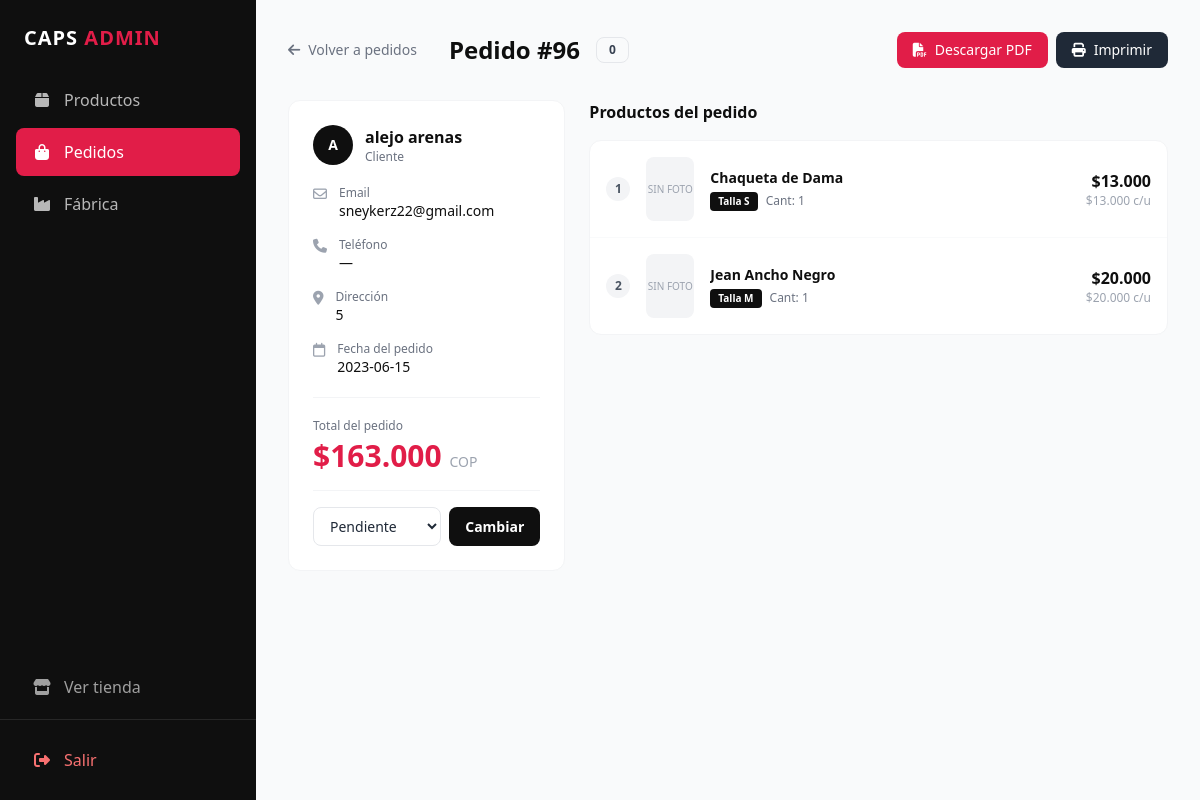
Screenshot of /panel/pedidos/ver.php?id=96 (signed in) with the database file from the repository.
### tables this page shows
CREATE TABLE `pedidos` (
  `id` int(11) NOT NULL,
  `cliente_id` int(11) NOT NULL,
  `total` float NOT NULL,
  `fecha` date NOT NULL,
  `estado` int(11) NOT NULL
);

CREATE TABLE `clientes` (
  `id` int(11) NOT NULL,
  `nombre` varchar(100) NOT NULL,
  `apellidos` varchar(200) NOT NULL,
  `email` varchar(200) NOT NULL,
  `telefono` float NOT NULL,
  `direccion` varchar(200) NOT NULL,
  `pedido_id` int(11) NOT NULL
);

CREATE TABLE `detalle_pedidos` (
  `id` int(11) NOT NULL,
  `pedido_id` int(11) NOT NULL,
  `producto_id` int(11) NOT NULL,
  `precio` float NOT NULL,
  `talla` varchar(5) NOT NULL,
  `cantidad` int(11) NOT NULL
);

CREATE TABLE `productos` (
  `id` int(11) NOT NULL,
  `referencia` varchar(200) NOT NULL,
  `categoria_id` varchar(200) NOT NULL,
  `foto` varchar(200) NOT NULL,
  `tallas` varchar(200) NOT NULL,
  `precio` float NOT NULL,
  `stock` int(11) NOT NULL,
  `estado` tinyint(1) NOT NULL,
  `fecha` date NOT NULL,
  `descripcion` varchar(200) NOT NULL
);

### src/Helpers/Paths.php (called while the page is built, shortened)
<?php
if (!function_exists('project_path')) {
    function project_path($path = '')
    {
        $basePath = dirname(__DIR__, 2);
        return $basePath . '/' . ltrim($path, '/');
    }
}
if (!function_exists('config_path')) {
    function config_path($path = '')
    {
        return project_path('config/' . ltrim($path, '/'));
    }
}

### src/Models/Pedidos.php (called while the page is built, shortened)
<?php
require_once __DIR__ . '/../Helpers/Paths.php';
class pedidos
{
    private $cn = null;
    public function __construct()
    {
        $this->config = parse_ini_file(config_path('config.ini'));
        $this->cn = new PDO($this->config['dns'], $this->config['usuario'], $this->config['clave'], array(
            PDO::MYSQL_ATTR_INIT_COMMAND => 'SET NAMES utf8'
        ));
    }
    public function mostrarPorId(int $id): array|false
    {
        $sql = "SELECT p.id, nombre, apellidos, email, total, fecha, direccion, estado FROM pedidos p
        INNER JOIN clientes c ON p.cliente_id = c.id WHERE p.id = :id";
        $resultado = $this->cn->prepare($sql);
        $_array = array(
            ':id' => $id
        );
        if ($resultado->execute($_array))
            return  $resultado->fetch();
        return false;
    }
    public function mostrarDetallePorIdPedido(int $id): array|false
    {
        $sql = "SELECT
                dp.id,
                pe.referencia,
                dp.precio,
                dp.cantidad,
                pe.foto,
                dp.talla
                FROM detalle_pedidos dp
                INNER JOIN productos pe ON pe.id= dp.producto_id
                WHERE dp.pedido_id = :id";
        $resultado = $this->cn->prepare($sql);
        $_array = array(
            ':id' => $id
        );
        if ($resultado->execute($_array))
            return  $resultado->fetchAll();
        return false;
    }
}

### panel/pedidos/ver.php (the view, shortened to what this page needs)
<?php
$id = isset($_GET['id']) ? (int)$_GET['id'] : 0;
$pedido = new capsweb\pedidos;
$info_pedido = $pedido->mostrarPorId($id);
$info_detalle_pedido = $pedido->mostrarDetallePorIdPedido($id);
$estadoBadge = [
    'Pendiente'  => 'bg-yellow-50 text-yellow-700 border-yellow-200',
    'Enviado'    => 'bg-blue-50 text-blue-700 border-blue-200',
    'Completado' => 'bg-green-50 text-green-700 border-green-200',
    'Cancelado'  => 'bg-red-50 text-red-700 border-red-200',
];
$estados = ['Pendiente','Enviado','Completado','Cancelado'];
$est = $info_pedido['estado'] ?? 'Pendiente';
?>
<!DOCTYPE html>
<html lang="es">
<head>
  <script src="https://cdn.tailwindcss.com"></script>
  <link rel="stylesheet" href="https://cdnjs.cloudflare.com/ajax/libs/font-awesome/6.5.0/css/all.min.css">
</head>
<body class="bg-gray-50 text-gray-800">
<div class="flex min-h-screen">
<?php $activePage = 'pedidos'; include __DIR__ . '/../templates/sidebar.php'; ?>
<main class="flex-1 p-6 lg:p-8 overflow-y-auto">
  <div class="flex flex-col sm:flex-row sm:items-center gap-4 mb-8 no-print">
    <a href="index.php" class="inline-flex items-center text-gray-500 hover:text-brand-accent transition text-sm"><i class="fa-solid fa-arrow-left mr-2"></i>Volver a pedidos</a>
    <h1 class="text-2xl font-black text-brand-900 sm:ml-4">Pedido #<?= $id ?></h1>
    <span class="inline-block px-3 py-1 rounded-lg text-xs font-bold border <?= $estadoBadge[$est] ?? 'bg-gray-50 text-gray-700 border-gray-200' ?>"><?= $est ?></span>
    <div class="sm:ml-auto flex gap-2">
      <a href="pdf.php?id=<?= $id ?>" class="bg-brand-accent text-white px-4 py-2 rounded-lg text-sm hover:bg-rose-700 transition no-print flex items-center gap-2" download><i class="fa-solid fa-file-pdf"></i>Descargar PDF</a>
      <button onclick="window.print()" class="bg-gray-800 text-white px-4 py-2 rounded-lg text-sm hover:bg-gray-700 transition no-print flex items-center gap-2"><i class="fa-solid fa-print"></i>Imprimir</button>
    </div>
  </div>
  <div class="grid grid-cols-1 lg:grid-cols-3 gap-6">
    <div class="bg-white rounded-xl border border-gray-100 p-6 h-fit">
      <div class="flex items-center gap-3 mb-5">
        <div class="w-10 h-10 rounded-full bg-brand-900 text-white flex items-center justify-center font-bold text-sm">
          <?= strtoupper(substr($info_pedido['nombre'] ?? 'U', 0, 1)) ?>
        </div>
        <div>
          <h2 class="font-bold text-brand-900"><?= htmlspecialchars(($info_pedido['nombre'] ?? '') . ' ' . ($info_pedido['apellidos'] ?? '')) ?></h2>
          <p class="text-xs text-gray-500">Cliente</p>
        </div>
      </div>
      <div class="space-y-4 text-sm">
        <div class="flex items-start gap-3">
          <i class="fa-regular fa-envelope text-gray-400 mt-0.5"></i>
          <div><p class="text-gray-500 text-xs">Email</p><p class="font-medium text-brand-900"><?= htmlspecialchars($info_pedido['email'] ?? '') ?></p></div>
        </div>
        <div class="flex items-start gap-3">
          <i class="fa-solid fa-phone text-gray-400 mt-0.5"></i>
          <div><p class="text-gray-500 text-xs">Teléfono</p><p class="font-medium text-brand-900"><?= htmlspecialchars($info_pedido['telefono'] ?? '—') ?></p></div>
        </div>
        <div class="flex items-start gap-3">
          <i class="fa-solid fa-location-dot text-gray-400 mt-0.5"></i>
          <div><p class="text-gray-500 text-xs">Dirección</p><p class="font-medium text-brand-900"><?= htmlspecialchars($info_pedido['direccion'] ?? '') ?></p></div>
        </div>
        <div class="flex items-start gap-3">
          <i class="fa-regular fa-calendar text-gray-400 mt-0.5"></i>
          <div><p class="text-gray-500 text-xs">Fecha del pedido</p><p class="font-medium text-brand-900"><?= htmlspecialchars($info_pedido['fecha'] ?? '') ?></p></div>
        </div>
      </div>
      <div class="border-t border-gray-100 mt-5 pt-5">
        <p class="text-gray-500 text-xs mb-1">Total del pedido</p>
        <p class="text-3xl font-black text-brand-accent">$<?= number_format($info_pedido['total'] ?? 0, 0, ',', '.') ?> <span class="text-sm text-gray-400 font-normal">COP</span></p>
      </div>
      <div class="border-t border-gray-100 mt-4 pt-4 no-print">
        <form method="POST" action="" class="flex gap-2">
          <select name="estado" class="flex-1 border border-gray-200 rounded-lg px-3 py-2 text-sm outline-none focus:border-brand-accent bg-white">
            <?php foreach ($estados as $e) { ?>
              <option value="<?= $e ?>" <?= $est === $e ? 'selected' : '' ?>><?= $e ?></option>
            <?php } ?>
          </select>
          <button type="submit" class="bg-brand-900 text-white px-4 py-2 rounded-lg text-sm font-bold hover:bg-gray-800 transition">Cambiar</button>
        </form>
      </div>
    </div>
    <div class="lg:col-span-2">
      <h2 class="font-bold text-brand-900 mb-4">Productos del pedido</h2>
      <div class="bg-white rounded-xl border border-gray-100 overflow-hidden">
        <?php if (count($info_detalle_pedido) > 0) { $c = 0; foreach ($info_detalle_pedido as $item) { $c++; $total = $item['precio'] * $item['cantidad']; ?>
          <div class="flex items-center gap-4 p-4 border-b border-gray-50 last:border-0 hover:bg-gray-50 transition">
            <span class="w-6 h-6 rounded-full bg-gray-100 text-gray-600 flex items-center justify-center text-xs font-bold flex-shrink-0"><?= $c ?></span>
            <div class="w-12 h-16 rounded-lg overflow-hidden bg-gray-100 flex-shrink-0">
              <?php $fotoPath = __DIR__ . '/../../public/upload/' . $item['foto']; if (file_exists($fotoPath)) { ?>
                <img src="../../upload/<?= htmlspecialchars($item['foto']) ?>" class="w-full h-full object-cover">
              <?php } else { ?><div class="w-full h-full flex items-center justify-center text-gray-400 text-[10px]">SIN FOTO</div><?php } ?>
            </div>
            <div class="flex-1 min-w-0">
              <p class="font-semibold text-brand-900 text-sm truncate"><?= htmlspecialchars($item['referencia']) ?></p>
              <div class="flex items-center gap-2 mt-1">
                <span class="inline-block px-2 py-0.5 rounded bg-brand-900 text-white text-[10px] font-bold">Talla <?= htmlspecialchars($item['talla'] ?? '—') ?></span>
                <span class="text-xs text-gray-500">Cant: <?= (int)$item['cantidad'] ?></span>
              </div>
            </div>
            <div class="text-right flex-shrink-0">
              <p class="font-bold text-brand-900">$<?= number_format($total, 0, ',', '.') ?></p>
              <p class="text-xs text-gray-400">$<?= number_format($item['precio'], 0, ',', '.') ?> c/u</p>
            </div>
          </div>
        <?php }} else { ?>
          <div class="p-8 text-center text-gray-400">No hay productos en este pedido</div>
        <?php } ?>
      </div>
    </div>
  </div>
</main>
</div>
</body>
</html>

### rows the page displays
pedidos: estado "0", cliente.nombre "A", cliente.apellidos "alejo arenas", cliente.email "sneykerz22@gmail.com", cliente.direccion "5", fecha "2023-06-15", total "163.000"
detalle_pedidos: producto.referencia "Chaqueta de Dama", talla "S", cantidad "1", total "13.000", precio "13.000"
detalle_pedidos: producto.referencia "Jean Ancho Negro", talla "M", cantidad "1", total "20.000", precio "20.000"

### other values shown
$id "96"
$info_pedido['telefono'] "—"
form field estado "Pendiente"
